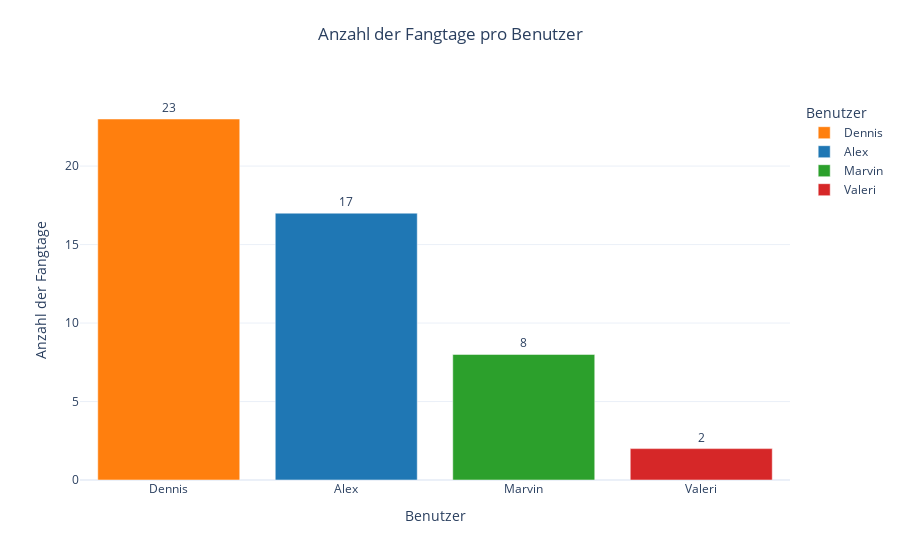

Notebook code for this chart:
### Markdown cell above
## Wie oft wurden Fische gefangen?

### Code cell
# Gruppiere nach 'name' und zähle die einzigartigen 'date'-Einträge
agg_df = df.groupby('name', as_index=False)['date'].nunique()

agg_df.rename(columns={'date': 'einzigartige_tage'}, inplace=True)

agg_df = agg_df.sort_values(by='einzigartige_tage', ascending=False)

fig = px.bar(
    agg_df,
    x='name',
    y='einzigartige_tage',
    color='name',
    color_discrete_map=user_colors,  
    text='einzigartige_tage',         
    title='Anzahl der Fangtage pro Benutzer',
    labels={
        'name': 'Benutzer',
        'einzigartige_tage': 'Anzahl der Fangtage'
    }
)

fig.update_layout(
    xaxis={'categoryorder': 'total descending'},
    title={
        'text': "Anzahl der Fangtage pro Benutzer",
        'y':0.95,
        'x':0.5,
        'xanchor': 'center',
        'yanchor': 'top'
    },
    xaxis_title='Benutzer',
    yaxis_title='Anzahl der Fangtage',
    legend_title_text='Benutzer',
    template='plotly_white'  
)

# Füge Datenbeschriftungen oberhalb der Balken hinzu
fig.update_traces(texttemplate='%{text}', textposition='outside')

# Zeige das Diagramm an
fig.show()

### Figure 1 — Plotly figure (JSON) as saved in the notebook; plotly's stock layout.template omitted (floating-point values rounded to 4 significant figures)
{"data": [{"alignmentgroup": "True", "hovertemplate": "Benutzer=%{x}<br>Anzahl der Fangtage=%{text}<extra></extra>", "legendgroup": "Dennis", "marker": {"color": "#ff7f0e", "pattern": {"shape": ""}}, "name": "Dennis", "offsetgroup": "Dennis", "orientation": "v", "showlegend": true, "text": [23], "textposition": "outside", "texttemplate": "%{text}", "type": "bar", "x": ["Dennis"], "xaxis": "x", "y": [23], "yaxis": "y"}, {"alignmentgroup": "True", "hovertemplate": "Benutzer=%{x}<br>Anzahl der Fangtage=%{text}<extra></extra>", "legendgroup": "Alex", "marker": {"color": "#1f77b4", "pattern": {"shape": ""}}, "name": "Alex", "offsetgroup": "Alex", "orientation": "v", "showlegend": true, "text": [17], "textposition": "outside", "texttemplate": "%{text}", "type": "bar", "x": ["Alex"], "xaxis": "x", "y": [17], "yaxis": "y"}, {"alignmentgroup": "True", "hovertemplate": "Benutzer=%{x}<br>Anzahl der Fangtage=%{text}<extra></extra>", "legendgroup": "Marvin", "marker": {"color": "#2ca02c", "pattern": {"shape": ""}}, "name": "Marvin", "offsetgroup": "Marvin", "orientation": "v", "showlegend": true, "text": [8], "textposition": "outside", "texttemplate": "%{text}", "type": "bar", "x": ["Marvin"], "xaxis": "x", "y": [8], "yaxis": "y"}, {"alignmentgroup": "True", "hovertemplate": "Benutzer=%{x}<br>Anzahl der Fangtage=%{text}<extra></extra>", "legendgroup": "Valeri", "marker": {"color": "#d62728", "pattern": {"shape": ""}}, "name": "Valeri", "offsetgroup": "Valeri", "orientation": "v", "showlegend": true, "text": [2], "textposition": "outside", "texttemplate": "%{text}", "type": "bar", "x": ["Valeri"], "xaxis": "x", "y": [2], "yaxis": "y"}], "layout": {"barmode": "relative", "legend": {"title": {"text": "Benutzer"}, "tracegroupgap": 0}, "title": {"text": "Anzahl der Fangtage pro Benutzer", "x": 0.5, "xanchor": "center", "y": 0.95, "yanchor": "top"}, "xaxis": {"anchor": "y", "categoryarray": ["Dennis", "Alex", "Marvin", "Valeri"], "categoryorder": "total descending", "domain": [0, 1], "title": {"text": "Benutzer"}}, "yaxis": {"anchor": "x", "domain": [0, 1], "title": {"text": "Anzahl der Fangtage"}}}}
